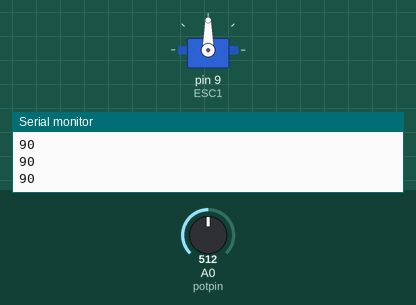
Bench run of a sketch on a simulated Arduino Uno, built with avr-gcc and run on an emulated ATmega328P. Parts: servo, the last lines printed to the serial monitor. The inputs (shaded band) are chosen by the test bench; at power-on: A0 (potpin) = 512.

Above: at 1.2 s.
1.3 s: A0 (potpin) set to 900
At 2.5 s:
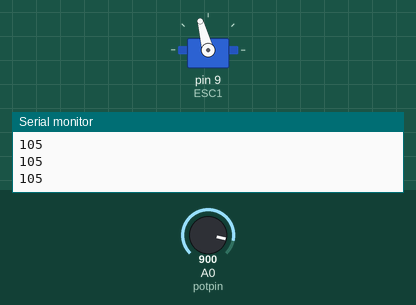
2.8 s: A0 (potpin) set to 122
At 4.1 s:
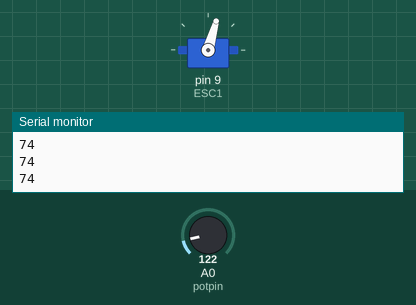
Timing chart, 0 to 5.8 s (numbered marks = the images above; inputs shaded):
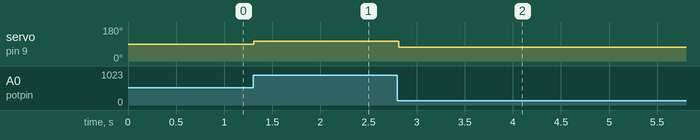

Measured:
- after the input at 1.3 s, servo on pin 9 (ESC1): 90° → 105° at once
- after the input at 2.8 s, servo on pin 9 (ESC1): 105° → 74° at once

The sketch:

Drive.ino
```cpp
#include <Servo.h>

Servo ESC1;

int potpin = 0;
int val;


void setup() {

ESC1.attach(9); //Adds ESC to certain pin. arm();

Serial.begin(9600);

}

void loop() {

  val = analogRead(potpin);
  val = map(val,0,1023,70,110);
  ESC1.write(val);
  Serial.println(val);
  delay(15);

}
```
